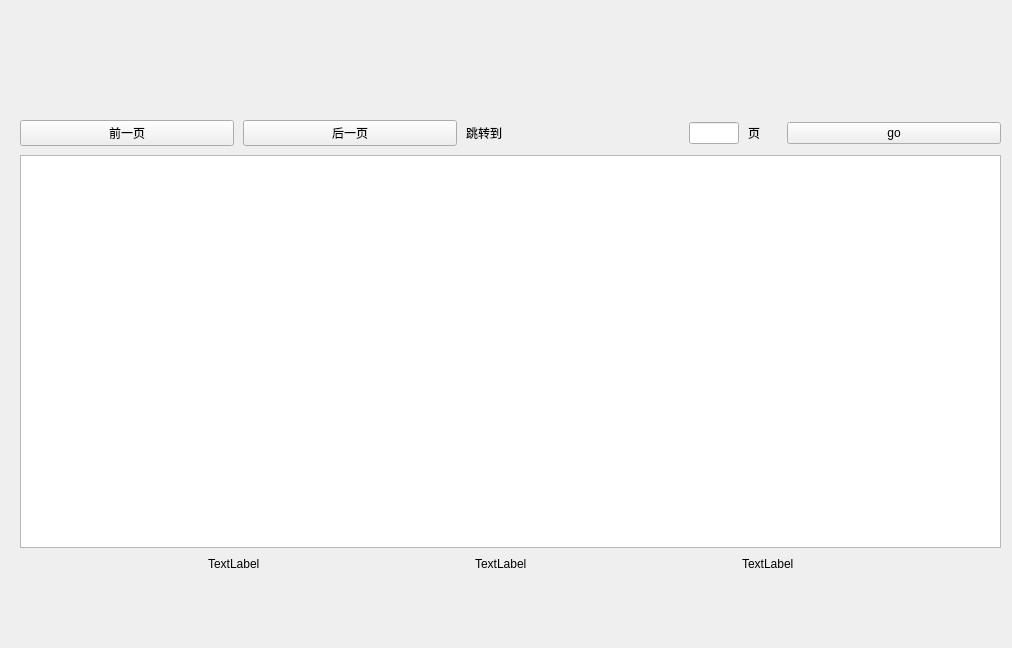
<?xml version="1.0" encoding="UTF-8"?>
<ui version="4.0">
 <class>Form</class>
 <widget class="QWidget" name="Form">
  <property name="geometry">
   <rect>
    <x>0</x>
    <y>0</y>
    <width>1012</width>
    <height>648</height>
   </rect>
  </property>
  <property name="windowTitle">
   <string>Form</string>
  </property>
  <widget class="QWidget" name="verticalLayoutWidget_2">
   <property name="geometry">
    <rect>
     <x>20</x>
     <y>120</y>
     <width>981</width>
     <height>451</height>
    </rect>
   </property>
   <layout class="QVBoxLayout" name="verticalLayout_2">
    <property name="spacing">
     <number>9</number>
    </property>
    <property name="sizeConstraint">
     <enum>QLayout::SetMinAndMaxSize</enum>
    </property>
    <item>
     <layout class="QHBoxLayout" name="operatorLayout">
      <item>
       <widget class="QPushButton" name="prevButton">
        <property name="text">
         <string>前一页</string>
        </property>
       </widget>
      </item>
      <item>
       <widget class="QPushButton" name="nextButton">
        <property name="text">
         <string>后一页</string>
        </property>
       </widget>
      </item>
      <item>
       <widget class="QLabel" name="switchPage">
        <property name="text">
         <string>跳转到</string>
        </property>
       </widget>
      </item>
      <item>
       <widget class="QLineEdit" name="switchPageLineEdit">
        <property name="maximumSize">
         <size>
          <width>50</width>
          <height>16777215</height>
         </size>
        </property>
       </widget>
      </item>
      <item>
       <widget class="QLabel" name="page">
        <property name="maximumSize">
         <size>
          <width>30</width>
          <height>16777215</height>
         </size>
        </property>
        <property name="text">
         <string>页</string>
        </property>
       </widget>
      </item>
      <item>
       <widget class="QPushButton" name="switchPageButton">
        <property name="text">
         <string>go</string>
        </property>
       </widget>
      </item>
     </layout>
    </item>
    <item>
     <widget class="QTableView" name="tableView"/>
    </item>
    <item>
     <layout class="QHBoxLayout" name="statusLayout">
      <item>
       <widget class="QLabel" name="totalPageLabel">
        <property name="maximumSize">
         <size>
          <width>70</width>
          <height>16777215</height>
         </size>
        </property>
        <property name="text">
         <string>TextLabel</string>
        </property>
       </widget>
      </item>
      <item>
       <widget class="QLabel" name="currentPageLabel">
        <property name="maximumSize">
         <size>
          <width>70</width>
          <height>70</height>
         </size>
        </property>
        <property name="text">
         <string>TextLabel</string>
        </property>
       </widget>
      </item>
      <item>
       <widget class="QLabel" name="totalRecordLabel">
        <property name="maximumSize">
         <size>
          <width>70</width>
          <height>16777215</height>
         </size>
        </property>
        <property name="text">
         <string>TextLabel</string>
        </property>
       </widget>
      </item>
     </layout>
    </item>
   </layout>
  </widget>
 </widget>
 <resources/>
 <connections/>
</ui>
